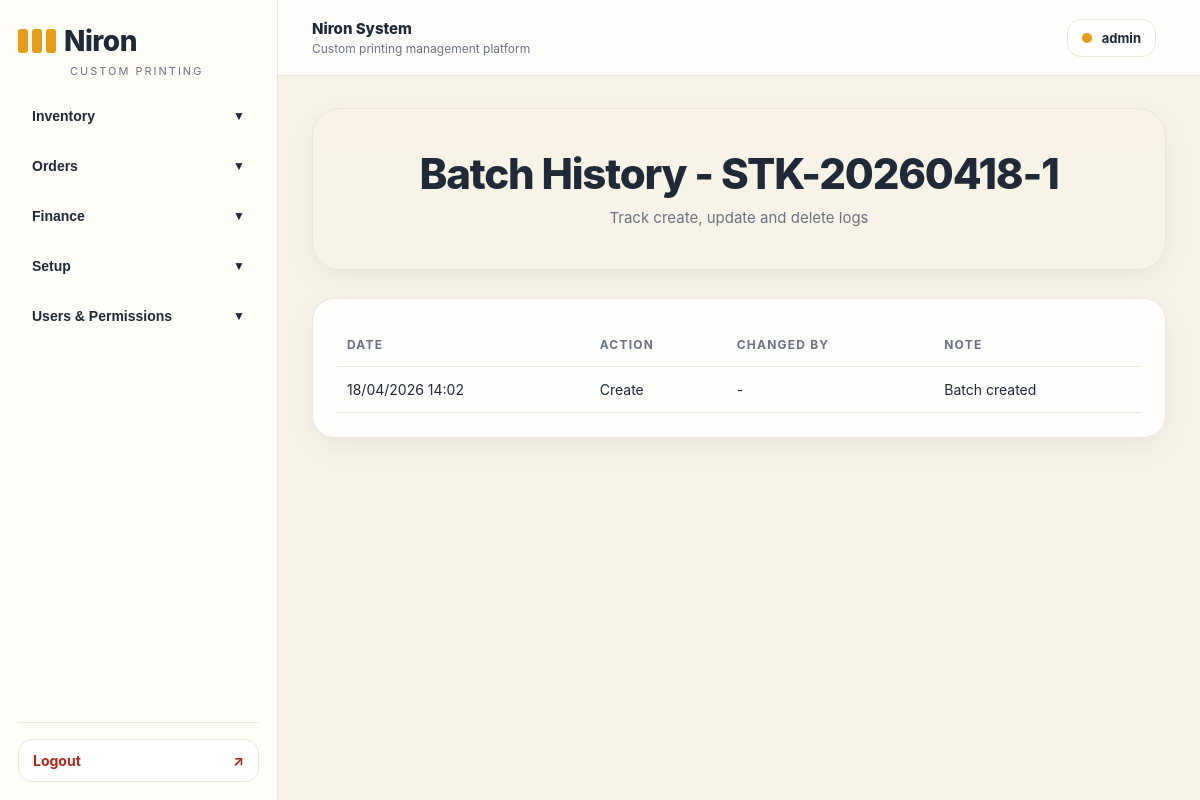
/batches/5/history/ (signed in), run on the app's committed database.
### inventory/models.py (models this page shows, shortened)
class InventoryBatch(models.Model):
    STATUS_DRAFT = "DRAFT"
    STATUS_FINAL = "FINAL"
    STATUS_CHOICES = [
        (STATUS_DRAFT, "Draft"),
        (STATUS_FINAL, "Final"),
    ]
    batch_no = models.CharField(max_length=50, unique=True)
    supplier = models.CharField(max_length=120, blank=True)
    received_date = models.DateField()
    total_goods_cost = models.DecimalField(max_digits=12, decimal_places=2, default=0)
    shipping_cost = models.DecimalField(max_digits=12, decimal_places=2, default=0)
    extra_cost = models.DecimalField(max_digits=12, decimal_places=2, default=0)
    status = models.CharField(max_length=20, choices=STATUS_CHOICES, default=STATUS_DRAFT)
    note = models.TextField(blank=True, default="")
    created_at = models.DateTimeField(default=timezone.now)
    updated_at = models.DateTimeField(auto_now=True)
    created_by = models.ForeignKey(
        settings.AUTH_USER_MODEL,
        on_delete=models.SET_NULL,
        null=True,
        blank=True,
        related_name="inventory_batches_created",
    )
    updated_by = models.ForeignKey(
        settings.AUTH_USER_MODEL,
        on_delete=models.SET_NULL,
        null=True,
        blank=True,
        related_name="inventory_batches_updated",
    )
    deleted_by = models.ForeignKey(
        settings.AUTH_USER_MODEL,
        on_delete=models.SET_NULL,
        null=True,
        blank=True,
        related_name="inventory_batches_deleted",
    )
    is_deleted = models.BooleanField(default=False)
    deleted_at = models.DateTimeField(null=True, blank=True)
    class Meta:
        ordering = ["-received_date", "-id"]

class InventoryBatchHistory(models.Model):
    ACTION_CREATE = "CREATE"
    ACTION_UPDATE = "UPDATE"
    ACTION_DELETE = "DELETE"
    ACTION_CHOICES = [
        (ACTION_CREATE, "Create"),
        (ACTION_UPDATE, "Update"),
        (ACTION_DELETE, "Delete"),
    ]
    batch = models.ForeignKey(
        InventoryBatch,
        on_delete=models.CASCADE,
        related_name="history_logs",
    )
    action = models.CharField(max_length=20, choices=ACTION_CHOICES)
    changed_by = models.ForeignKey(
        settings.AUTH_USER_MODEL,
        on_delete=models.SET_NULL,
        null=True,
        blank=True,
        related_name="inventory_batch_history_logs",
    )
    changed_at = models.DateTimeField(default=timezone.now)
    note = models.TextField(blank=True, default="")
    snapshot_json = models.JSONField(default=dict, blank=True)
    class Meta:
        ordering = ["-changed_at", "-id"]

### inventory/views.py (the view)
# urls.py: path("batches/<int:pk>/history/", inventory_batch_history, name="inventory_batch_history"),
@login_required
@permission_required("inventory.view_inventorybatchhistory", raise_exception=True)
def inventory_batch_history(request, pk):
    batch = get_object_or_404(
        InventoryBatch.objects.prefetch_related("history_logs__changed_by"),
        pk=pk,
    )
    return render(
        request,
        "inventory/inventory_batch_history.html",
        {
            "batch": batch,
            "history_logs": batch.history_logs.all(),
        },
    )

### templates/inventory/inventory_batch_history.html
{% extends "base.html" %}
{% block page_title %}Batch History - {{ batch.batch_no }}{% endblock %}
{% block page_subtitle %}Track create, update and delete logs{% endblock %}
{% block content %}
<div class="table-card">
  <table class="app-table">
    <thead>
      <tr>
        <th>Date</th>
        <th>Action</th>
        <th>Changed By</th>
        <th>Note</th>
      </tr>
    </thead>
    <tbody>
      {% for log in history_logs %}
        <tr>
          <td>{{ log.changed_at|date:"d/m/Y H:i" }}</td>
          <td>{{ log.get_action_display }}</td>
          <td>{% if log.changed_by %}{{ log.changed_by.username }}{% else %}-{% endif %}</td>
          <td>{{ log.note|default:"-" }}</td>
        </tr>
      {% empty %}
        <tr>
          <td colspan="4">No history found.</td>
        </tr>
      {% endfor %}
    </tbody>
  </table>
</div>
{% endblock %}

### templates/base.html (shortened to what this page needs)
<!DOCTYPE html>
<html lang="en">
<head>
</head>
<body>
    <div class="layout">
        <aside class="sidebar">
            <div class="logo-wrap">
                <a href="/" class="logo">Niron</a>
                <div class="logo-sub">Custom Printing</div>
            </div>
            <div class="sidebar-scroll">
                {% if perms.inventory.view_inventorybatch %}
                <div class="nav-group">
                    <button class="nav-toggle" type="button" data-target="menu-inventory">
                        <span>Inventory</span>
                        <span class="nav-arrow">▼</span>
                    </button>
                </div>
                {% endif %}
                {% if perms.orders.view_order or perms.orders.add_order %}
                <div class="nav-group">
                    <button class="nav-toggle" type="button" data-target="menu-orders">
                        <span>Orders</span>
                        <span class="nav-arrow">▼</span>
                    </button>
                </div>
                {% endif %}
                {% if perms.finance.view_expense or perms.finance.add_expense %}
<div class="nav-group">
    <button class="nav-toggle" type="button" data-target="menu-finance">
        <span>Finance</span>
        <span class="nav-arrow">▼</span>
    </button>
</div>
{% endif %}
                {% if perms.inventory.view_inventoryitem or perms.inventory.view_color or perms.inventory.view_size %}
                <div class="nav-group">
                    <button class="nav-toggle" type="button" data-target="menu-setup">
                        <span>Setup</span>
                        <span class="nav-arrow">▼</span>
                    </button>
                </div>
                {% endif %}
                {% if perms.auth.view_user or perms.auth.add_user or perms.auth.view_group or perms.auth.view_permission %}
                <div class="nav-group">
                    <button class="nav-toggle" type="button" data-target="menu-users">
                        <span>Users & Permissions</span>
                        <span class="nav-arrow">▼</span>
                    </button>
                </div>
                {% endif %}
            </div>
            {% if user.is_authenticated %}
            <div class="sidebar-footer">
                <a class="logout-link" href="/logout/">
                    <span>Logout</span>
                    <span>↗</span>
                </a>
            </div>
            {% endif %}
        </aside>
        <div class="main">
            <div class="topbar">
                <div class="topbar-left">
                    <div>
                        <div class="topbar-title">{% block topbar_title %}Niron System{% endblock %}</div>
                        <div class="topbar-subtitle">{% block topbar_subtitle %}Custom printing management platform{% endblock %}</div>
                    </div>
                </div>
                <div class="topbar-right">
                    {% if user.is_authenticated %}
                    <div class="user-chip">
                        <span class="user-dot"></span>
                        <span>{{ user.get_full_name|default:user.username }}</span>
                    </div>
                    {% endif %}
                </div>
            </div>
            <div class="content-wrap">
                <div class="hero">
                    <h1 class="hero-title">{% block page_title %}Niron System{% endblock %}</h1>
                    <div class="hero-subtitle">{% block page_subtitle %}Clean custom printing management{% endblock %}</div>
                </div>
                {% block content %}{% endblock %}
            </div>
        </div>
    </div>
</body>
</html>

### templates/base.html (style rules this page uses)
:root { --bg: #F7F3E8; --bg-soft: #FBFAF5; --panel: #FFFDF8; --line: #ECE6D8; --text: #1F2937; --muted: #6B7280; --accent: #E89B14; --accent-dark: #C97D00; --accent-soft: #FFF3D6; --shadow: 0 10px 30px rgba(15, 23, 42, 0.06); --danger-bg: #FDECEC; --danger-line: #F5C2C7; --danger-text: #B42318; --success-bg: #ECFDF3; --success-line: #ABEFC6; --success-text: #067647; }
* { box-sizing: border-box; }
html, body { margin: 0; padding: 0; background: var(--bg); color: var(--text); font-family: Inter, "Segoe UI", Arial, sans-serif; }
body { min-height: 100vh; }
a { color: inherit; }
.layout { display: flex; min-height: 100vh; }
.sidebar { width: 278px; background: var(--panel); border-right: 1px solid var(--line); padding: 24px 18px 18px; position: sticky; top: 0; height: 100vh; overflow-y: auto; flex-shrink: 0; display: flex; flex-direction: column; }
.logo-wrap { margin-bottom: 18px; }
.logo { font-size: 28px; font-weight: 800; letter-spacing: -0.5px; color: var(--text); display: flex; align-items: center; gap: 10px; margin-bottom: 6px; text-decoration: none; }
.logo::before { content: ""; width: 10px; height: 24px; border-radius: 3px; background: var(--accent); box-shadow: 14px 0 0 var(--accent), 28px 0 0 var(--accent); display: inline-block; margin-right: 26px; }
.logo-sub { font-size: 11px; letter-spacing: 2px; color: var(--muted); text-transform: uppercase; margin-bottom: 0; padding-left: 52px; }
.sidebar-scroll { flex: 1; }
.nav-group { margin-bottom: 10px; }
.nav-toggle { width: 100%; border: 0; background: transparent; display: flex; align-items: center; justify-content: space-between; padding: 12px 14px; border-radius: 14px; font-size: 14px; font-weight: 700; color: var(--text); cursor: pointer; transition: 0.2s ease; }
.nav-arrow { font-size: 12px; transition: transform 0.2s ease; }
.sidebar-footer { border-top: 1px solid var(--line); padding-top: 16px; margin-top: 10px; }
.logout-link { display: flex; align-items: center; justify-content: space-between; text-decoration: none; border-radius: 14px; padding: 12px 14px; background: #fff; border: 1px solid var(--line); color: #B42318; font-size: 14px; font-weight: 700; transition: 0.2s ease; }
.main { flex: 1; display: flex; flex-direction: column; min-width: 0; }
.topbar { min-height: 76px; display: flex; align-items: center; justify-content: space-between; padding: 14px 34px; border-bottom: 1px solid var(--line); background: rgba(255,255,255,.82); backdrop-filter: blur(10px); gap: 12px; }
.topbar-left { display: flex; align-items: center; gap: 12px; min-width: 0; }
.topbar-title { font-size: 15px; font-weight: 800; color: var(--text); }
.topbar-subtitle { font-size: 12px; color: var(--muted); margin-top: 3px; }
.topbar-right { display: flex; align-items: center; gap: 10px; flex-wrap: wrap; }
.user-chip { display: inline-flex; align-items: center; gap: 10px; padding: 10px 14px; border-radius: 14px; background: white; border: 1px solid var(--line); font-size: 13px; font-weight: 700; color: var(--text); }
.user-dot { width: 10px; height: 10px; border-radius: 999px; background: var(--accent); display: inline-block; flex-shrink: 0; }
.content-wrap { padding: 32px 34px 40px; }
.hero { background: linear-gradient(180deg, #F8F3E6 0%, #F7F3E8 100%); border: 1px solid var(--line); border-radius: 28px; padding: 42px 40px; margin-bottom: 28px; box-shadow: var(--shadow); }
.hero-title { text-align: center; font-size: 42px; line-height: 1.08; letter-spacing: -1.2px; color: var(--text); margin: 0; font-weight: 800; }
.hero-subtitle { text-align: center; margin-top: 12px; color: var(--muted); font-size: 15px; max-width: 720px; margin-left: auto; margin-right: auto; }
.card, .form-card, .info-card, .table-card { background: rgba(255,255,255,.82); border: 1px solid var(--line); border-radius: 22px; padding: 24px; margin-bottom: 22px; box-shadow: var(--shadow); }
.app-table, table { width: 100%; border-collapse: collapse; }
.app-table th, .app-table td, table th, table td { text-align: left; vertical-align: top; padding: 14px 10px; border-bottom: 1px solid var(--line); font-size: 14px; color: var(--text); }
.app-table thead th, table thead th, table th { font-size: 12px; text-transform: uppercase; letter-spacing: 1.2px; color: var(--muted); font-weight: 700; }

### data on the page
InventoryBatch: batch_no "STK-20260418-1"
InventoryBatchHistory: changed_at "18/04/2026 14:02", action "Create", note "Batch created"

### other printed values
{{ user.get_full_name|default:user.username }} "admin"
